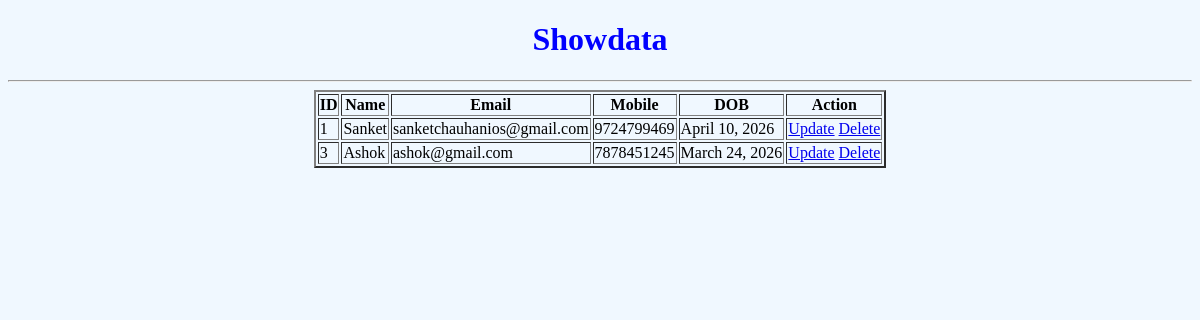
The app's page /showdata/, older data.
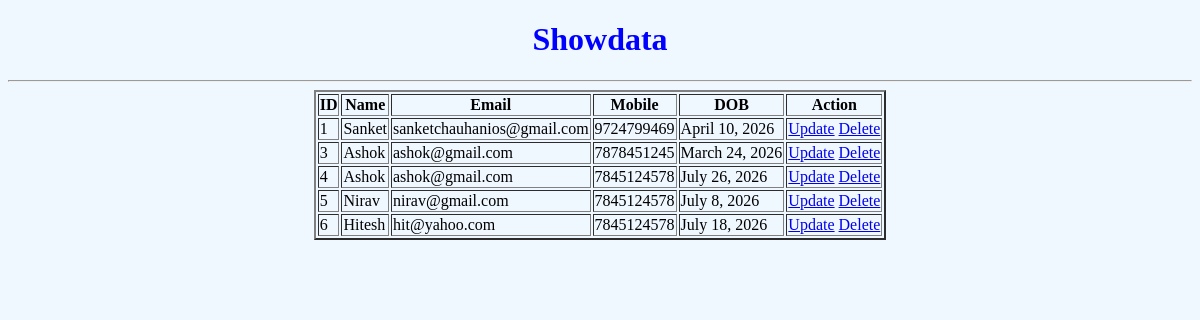
The same page, newer data.
### myapp/models.py (models this page shows)
class Userinfo(models.Model):
    name=models.CharField(max_length=20)
    email=models.EmailField()
    mobile=models.BigIntegerField()
    dob=models.DateField()
    def __str__(self):
        return self.name

### myapp/views.py (the view)
# urls.py: path('showdata/',views.showdata,name='showdata'),
def showdata(request):
    data=Userinfo.objects.all()
    return render(request,'showdata.html',{'data':data})

### myapp/templates/showdata.html (shortened to what this page needs)
<!DOCTYPE html>
<html lang="en">
<head>
</head>
<body style="background-color: aliceblue;">
    <h1 style="text-align: center;color: blue;">Showdata</h1>
    <hr>
    <table border="2" align="center">
        <tr>
            <th>ID</th>
            <th>Name</th>
            <th>Email</th>
            <th>Mobile</th>
            <th>DOB</th>
            <th>Action</th>
        </tr>
        {% for i in data %}
        <tr>
            <td>{{i.id}}</td>
            <td>{{i.name}}</td>
            <td>{{i.email}}</td>
            <td>{{i.mobile}}</td>
            <td>{{i.dob}}</td>
            <td><a href="/updatedata/{{i.id}}">Update</a>
                <a href="/deletedata/{{i.id}}">Delete</a>
            </td>
        </tr>
        {% endfor %}
    </table>
</body>
</html>

Row changes from the older to the newer data that the page shows:
added Userinfo: id "4", name "Ashok", email "ashok@gmail.com", mobile "7845124578", dob "July 26, 2026"
added Userinfo: id "5", name "Nirav", email "nirav@gmail.com", mobile "7845124578", dob "July 8, 2026"
added Userinfo: id "6", name "Hitesh", email "hit@yahoo.com", mobile "7845124578", dob "July 18, 2026"
